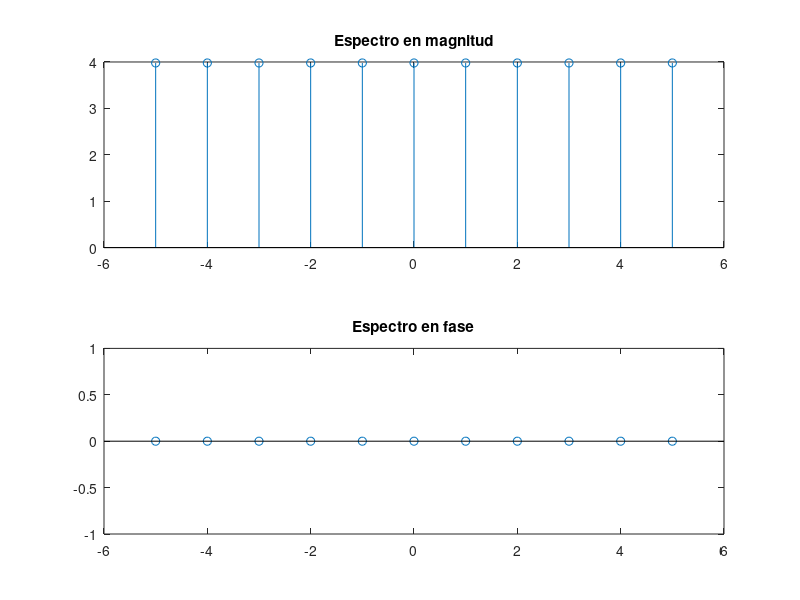

The MATLAB script that drew this image:
coeficientes = ones(11,1)*25/(2*pi);
x = -5:5;

%Ahora nos centramos en representar el espectro en magnitud y fase

subplot(211)
stem(x,abs(coeficientes));
title('Espectro en magnitud');
xlabel = ('Frecuencia');

subplot(212);
stem(x,angle(coeficientes));
title('Espectro en fase'); 
xlabel = ('Frecuencia');